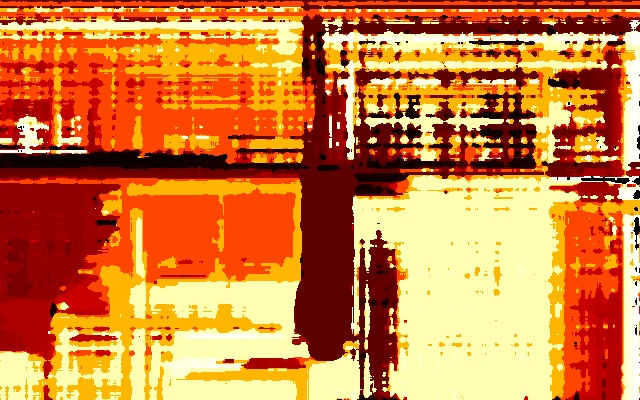
#> input picture depth-images/1.jpg, 640 x 400 px, found by its file name
$ python images_preview.py
#> lines starting #> are read from the running program, lines starting #| are printed output that depends on the picture
import numpy as np
import cv2

def preview_depth_images():
    depth_0 = cv2.imread('depth-images/1.jpg')
#> depth_0 is the input picture: shape (400, 640, 3); mean B, G, R 61.3, 125.3, 207.3
    depth_1 = cv2.imread('depth-images/2.jpg')
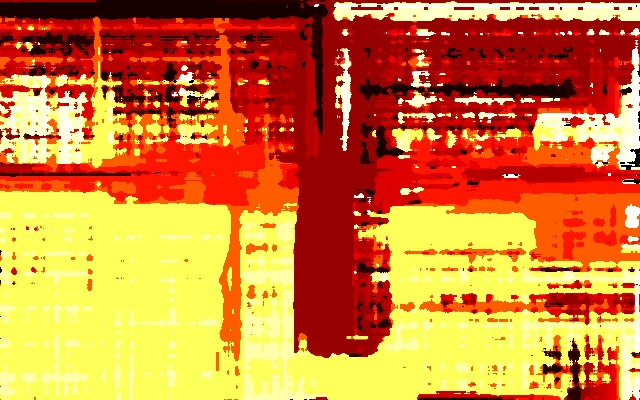
#> input picture depth-images/2.jpg, 640 x 400 px, found by its file name
#> depth_1 is the input picture: shape (400, 640, 3); mean B, G, R 55.7, 127.9, 212.3
    depth_2 = cv2.imread('depth-images/3.jpg')
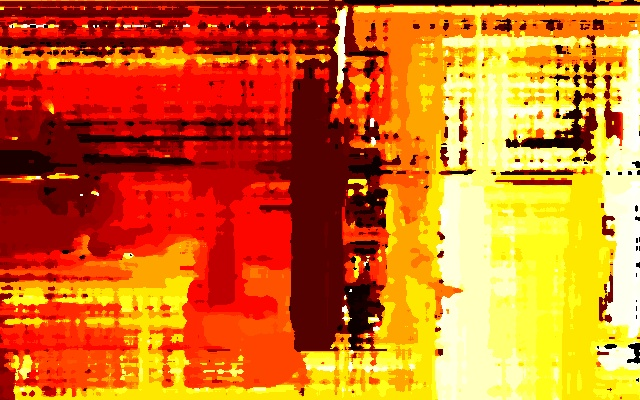
#> input picture depth-images/3.jpg, 640 x 400 px, found by its file name
#> depth_2 is the input picture: shape (400, 640, 3); mean B, G, R 33.5, 111.1, 208.7
    depth_3 = cv2.imread('depth-images/4.jpg')
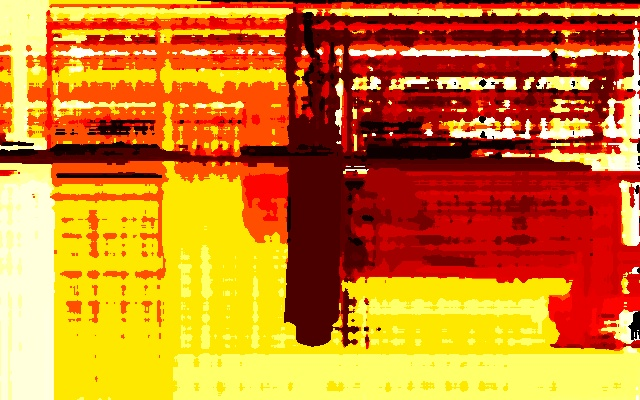
#> input picture depth-images/4.jpg, 640 x 400 px, found by its file name
#> depth_3 is the input picture: shape (400, 640, 3); mean B, G, R 37.5, 125.8, 207.1
    depth_images = np.concatenate((depth_0, depth_1, depth_2, depth_3), axis=1)
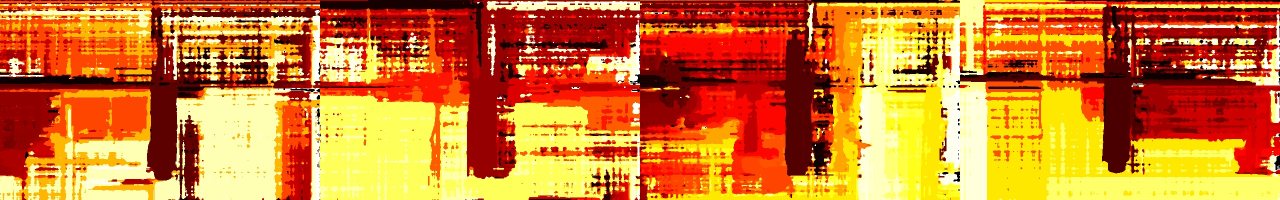
#> depth_images: shape (400, 2560, 3) (shown at 1/2 size); mean B, G, R 47, 122.5, 208.9
    depth_images = cv2.rotate(depth_images, cv2.ROTATE_180)
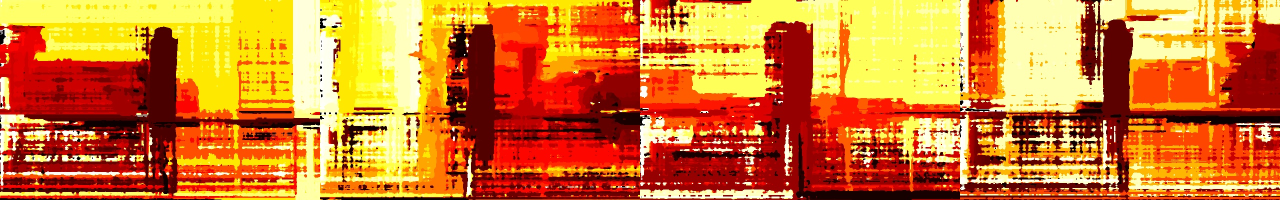
#> depth_images: shape (400, 2560, 3) (shown at 1/2 size); mean B, G, R 47, 122.5, 208.9
    depth_images = cv2.resize(depth_images, (1200,200))
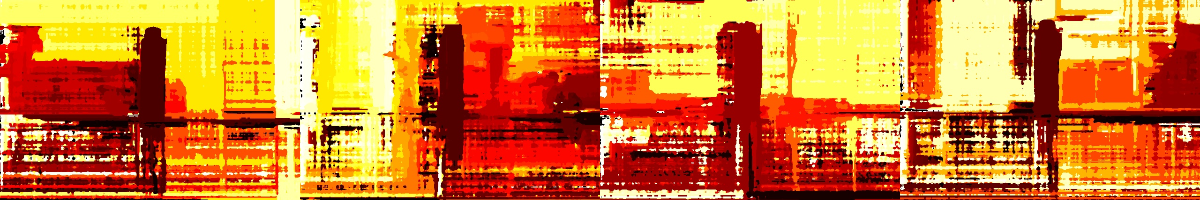
#> depth_images: shape (200, 1200, 3); mean B, G, R 47, 122.5, 208.9
    while True:
        cv2.imshow('Images', depth_images)
        if cv2.waitKey(1) == ord('q'):
#> (key q is pressed here)
            break
def main():
    preview_depth_images()
if __name__ == "__main__" :
	main()
